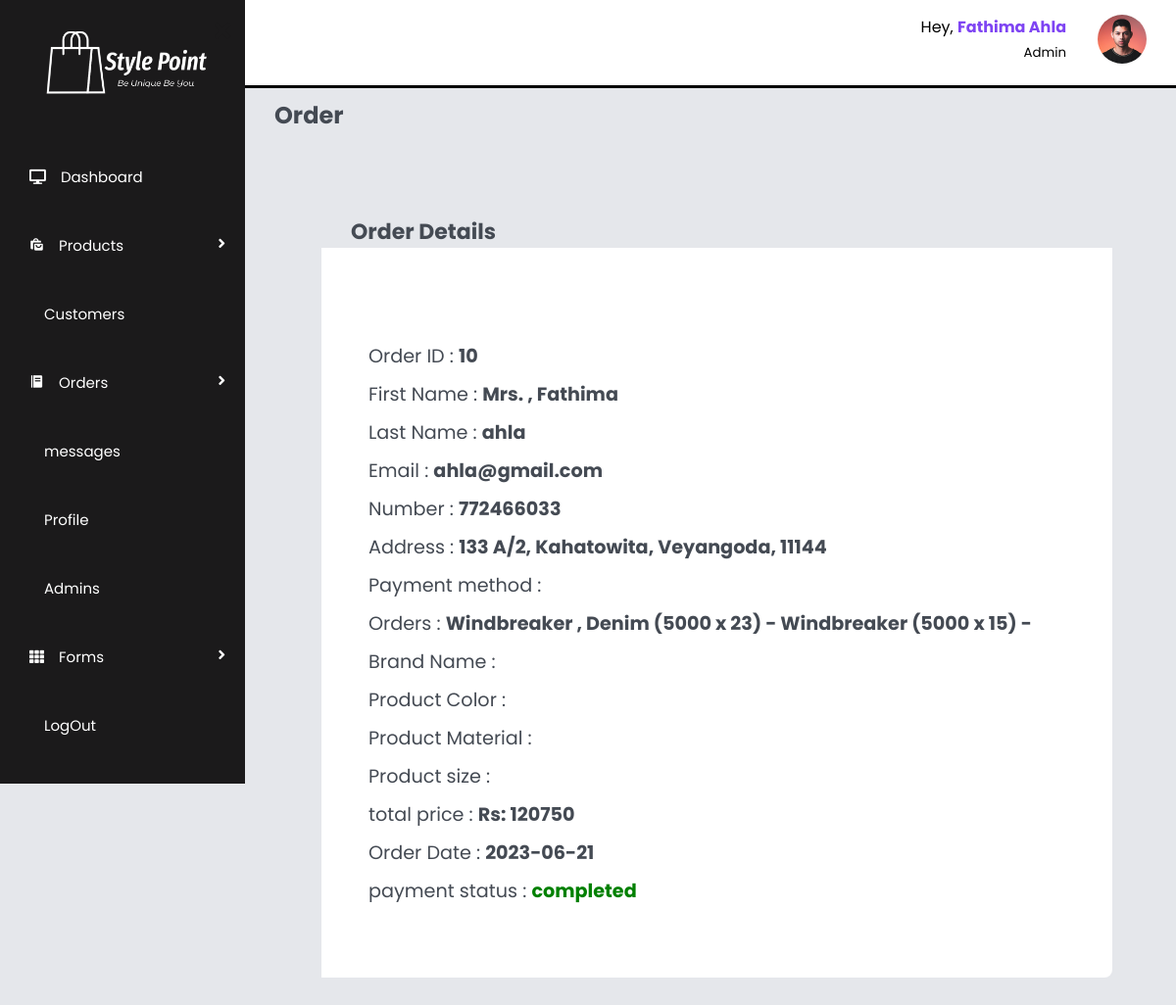
Screenshot of /admin/order_details.php?order_id=10 (signed in) with the database file from the repository.
### tables this page shows
CREATE TABLE `orders` (
  `orders_ID` int(100) NOT NULL,
  `user_id` int(100) NOT NULL,
  `first_Name` varchar(100) NOT NULL,
  `last_Name` varchar(100) NOT NULL,
  `number` int(100) NOT NULL,
  `email` varchar(100) NOT NULL,
  `address` varchar(100) NOT NULL,
  `color` varchar(100) NOT NULL,
  `size` varchar(100) NOT NULL,
  `total_products` varchar(100) NOT NULL,
  `total_price` int(100) NOT NULL,
  `placed_On` date NOT NULL,
  `image` varchar(100) NOT NULL,
  `payment_Status` varchar(100) NOT NULL,
  `pay_Method` varchar(100) NOT NULL
);

### admin/order_details.php (the view, shortened to what this page needs)
<?php
include '../components/connect.php';
?>
<!DOCTYPE html>
<html lang="en">
    <head>
        <link rel="stylesheet" href="../css/admin_style.css">
        <link href="https://cdn.jsdelivr.net/npm/remixicon@3.2.0/fonts/remixicon.css" rel="stylesheet">
        <link href='https://unpkg.com/boxicons@2.1.4/css/boxicons.min.css' rel='stylesheet'>
        <link href="/website/css/uicons-bold-rounded.css" rel="stylesheet">
        <link rel="stylesheet" href="https://cdnjs.cloudflare.com/ajax/libs/font-awesome/5.15.1/css/all.min.css">
    </head>
    <body>
    <?php include '../components/admin_menu.php';?>
        <section id="interface">
            <?php include '../components/admin_nav.php';?>
            <h3 class="main_heading">Order</h3>
            <div class="profile__page">
                <h3 class="heading">Order Details</h3>
                <div class="profile__details">
                    <?php
                            if(isset($_GET['order_id'])) {
                            $update_id = $_GET['order_id'];
                            $select_orders = $conn->prepare("SELECT * FROM `orders` WHERE orders_ID = ?");
                            $select_orders->execute([$update_id]);
                            if($select_orders->rowCount() > 0){
                                while($fetch_orders = $select_orders->fetch(PDO::FETCH_ASSOC)){
                    ?>
                            <div class="profile__info">
                                <p>Order ID : <span><?= $fetch_orders['orders_ID']; ?></span></p>
                                <p>First Name : <span><?= $fetch_orders['first_Name']; ?></span></p>
                                <p>Last Name : <span><?= $fetch_orders['last_Name']; ?></span></p>
                                <p>Email : <span><?= $fetch_orders['email']; ?></span></p>
                                <p>Number : <span><?= $fetch_orders['number']; ?></span></p>
                                <p>Address : <span><?= $fetch_orders['address']; ?></span></p>
                                <p>Payment method : <span><?= $fetch_orders['pay_Method']; ?></span></p>
                                <p>Orders : <span><?= $fetch_orders['total_products']; ?></span></p>
                                <p>Brand Name : <span><?= $fetch_orders['brand_name']; ?></span></p>
                                <p>Product Color : <span><?= $fetch_orders['color']; ?></span></p>
                                <p>Product Material : <span><?= $fetch_orders['material']; ?></span></p>
                                <p>Product size : <span><?= $fetch_orders['size']; ?></span></p>
                                <p>total price : <span>Rs: <?= $fetch_orders['total_price']; ?></span></p>
                                <p>Order Date : <span><?= $fetch_orders['placed_On']; ?></span></p>
                                <p>payment status : <span style="color:<?php if($fetch_orders['payment_Status'] == 'pending'){ echo 'red'; }else{ echo 'green'; }; ?>"><?= $fetch_orders['payment_Status']; ?></span> </p>
                            </div>
                            <?php
                        }
                        }else{
                            echo '<p class="empty">no orders placed yet!</p>';
                        }
                        }
                ?>
                </div>
            </div>
    </body>
</html>

### components/admin_nav.php (shortened to what this page needs)
<div class="navigation">
    <div class="top">
        <?php
            $admin_id = $_SESSION['admin_id'];
            $select_profile = $conn->prepare("SELECT * FROM `admin` WHERE admin_ID = ?");
            $select_profile->execute([$admin_id]);
            if($select_profile->rowCount() > 0){
                $fetch_profile = $select_profile->fetch(PDO::FETCH_ASSOC);
        ?>
        <div class="profile">
            <div class="info">
                <p>Hey, <b><?= $fetch_profile['admin_Name']; ?></b></p>
                <small class="text-muted">Admin</small>
            </div>
        </div>
        <div class="profile-photo">
            <img src="../uploaded_img/<?= $fetch_profile['image']; ?>">
        </div>
        <?php
            }
        ?>
    </div>
</div>

### css/admin_style.css (style rules this page uses)
:root { --main-color: hsl(260, 88%, 61%); --color-primary: #7380ec; --color-danger: #ff7782; --color-success: #41f1b6; --color-warning: #ffbb55; --color-white: #fff; --color-info-dark: #7d8da1; --color-info-light: #dce1eb; --color-dark: #363949; --color-light: rgba(132, 139, 200, 0.18); --color-primary-variant: #111e88; --color-dark-variant: #677483; --color-background: #f6f6f9; --card-border-radius: 2rem; --border-radius-1: 0.4rem; --border-radius-2: 0.8rem; --border-radius-3: 1.2rem; --card-padding: 1.8rem; --padding: 1.2rem; --box-shadow: 0 2rem 3rem var(--color-light); --container-color: #fff; --first-color: hsl(var(--hue), 88%, 58%); --title-color: hsl(250, 8%, 15%); --first-color-alt: hsl(var(--hue), 88%, 58%); --small-font-size: 1rem; --h3-font-size: 1.25rem; --font-medium: 500; --mb-1: 1rem; --z-fixed: 100; }
* { margin: 0; padding: 0; box-sizing: border-box; font-family: 'Poppins',sans-serif; }
body { width: 100%; min-height: 100vh; background: #E5E7EB; position: relative; display: flex; background-size: cover; background-position: center; }
#interface { width: calc(100% - 250px); margin-left: 250px; position: relative; }
#interface .navigation { display: flex; align-items: center; justify-content: space-between; background: #fff; padding: 15px 30px; border-bottom: 3px solid black; position: fixed; width: calc(100% - 250px); }
#interface .navigation .top { display: flex; justify-content: end; gap: 2rem; }
#interface .top .profile { display: flex; gap: 2rem; text-align: right; }
#interface .top .profile .info b { color: var(--main-color); }
#interface .top img { width: 50px; height: auto; border-radius: 50%; }
.main_heading { color: #444a53; padding: 30px 30px 0 30px; font-size: 24px; font-weight: 700; margin-top: 70px; }
.heading { color: #444a53; padding: 0 30px 0 30px; font-size: 22px; font-weight: 700; margin-top: 70px; }
.profile__page { width: 90%; margin: 15px 0 30px 30px; overflow: auto; border-radius: 8px; height: auto; padding-left: 3rem; }
.profile__details { padding-top: 2rem; padding-bottom: 2rem; background-color: #fff; padding-left: 3rem; }
.profile__info { padding-top: 4rem; padding-bottom: 2rem; width: 850px; height: auto; }
.profile__info p { font-size: 1.2rem; color: #444a53; margin-bottom: 10px; }
.profile__info p span { font-weight: bold; }

### rows the page displays
orders: orders_ID "10", first_Name "Mrs. , Fathima", last_Name "ahla", email "ahla@gmail.com", number "772466033", address "133 A/2, Kahatowita, Veyangoda, 11144", total_products "Windbreaker , Denim (5000 x 23) - Windbreaker (5000 x 15) -", total_price "120750", placed_On "2023-06-21", payment_Status "completed"

### other values shown
$fetch_profile['admin_Name'] "Fathima Ahla"
